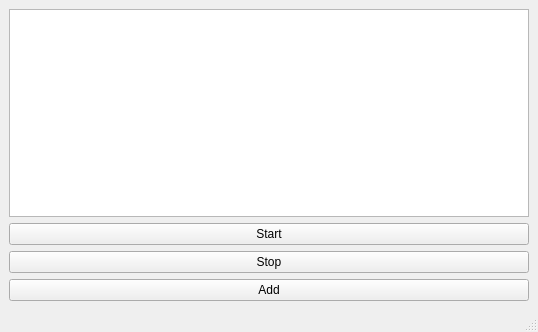
<?xml version="1.0" encoding="UTF-8"?>
<ui version="4.0">
 <class>MainWindow</class>
 <widget class="QMainWindow" name="MainWindow">
  <property name="geometry">
   <rect>
    <x>0</x>
    <y>0</y>
    <width>538</width>
    <height>332</height>
   </rect>
  </property>
  <property name="windowTitle">
   <string>MainWindow</string>
  </property>
  <widget class="QWidget" name="centralwidget">
   <layout class="QVBoxLayout" name="verticalLayout">
    <item>
     <widget class="QTableView" name="tableView"/>
    </item>
    <item>
     <widget class="QPushButton" name="pushButton">
      <property name="text">
       <string>Start</string>
      </property>
     </widget>
    </item>
    <item>
     <widget class="QPushButton" name="pushButton_3">
      <property name="text">
       <string>Stop</string>
      </property>
     </widget>
    </item>
    <item>
     <widget class="QPushButton" name="pushButton_2">
      <property name="text">
       <string>Add</string>
      </property>
     </widget>
    </item>
   </layout>
  </widget>
  <widget class="QMenuBar" name="menubar">
   <property name="geometry">
    <rect>
     <x>0</x>
     <y>0</y>
     <width>538</width>
     <height>21</height>
    </rect>
   </property>
  </widget>
  <widget class="QStatusBar" name="statusbar"/>
 </widget>
 <resources/>
 <connections/>
</ui>
